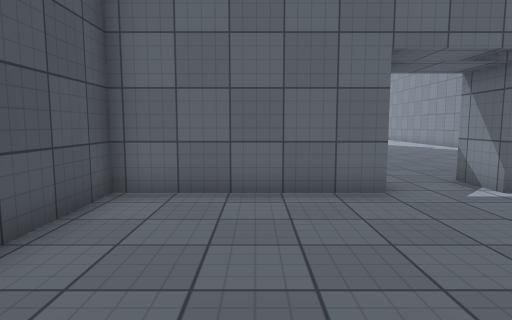
View 1 (above)

21 first-person views from a walk through a scene from a Unity 3-D project. The camera is 1.3 m above the floor, tilts 6° down and sees 75° across. The floor is counted in squares, 1 m on a side. Each view is taken from the middle of a square. On the plan, view 1 faces up. The plan holds only what a view shows up to about 14 squares ahead; the rest is blank. The place goes on beyond the plan. Surface patterns are stand-ins for the level's own textures.

View 2
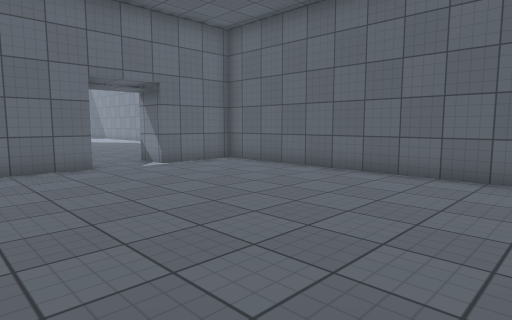

View 3
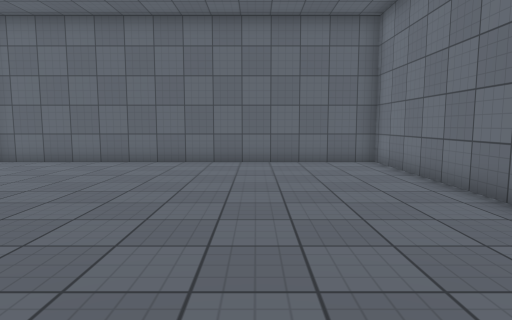

View 4
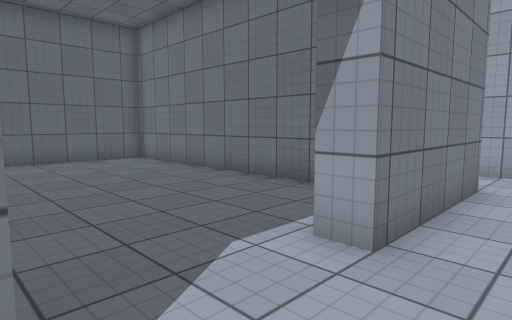

View 5
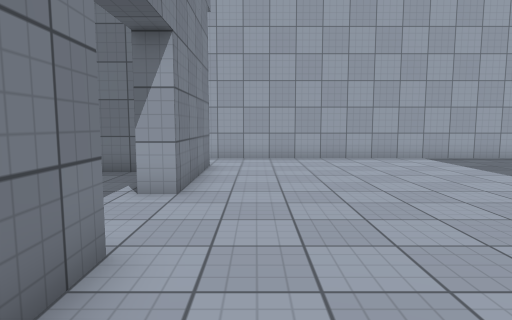

View 6
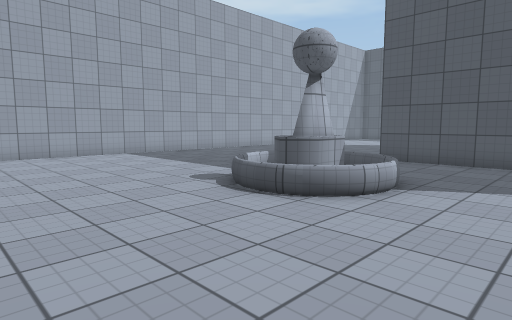

View 7
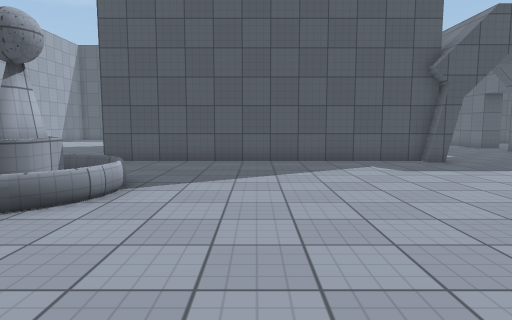

View 8
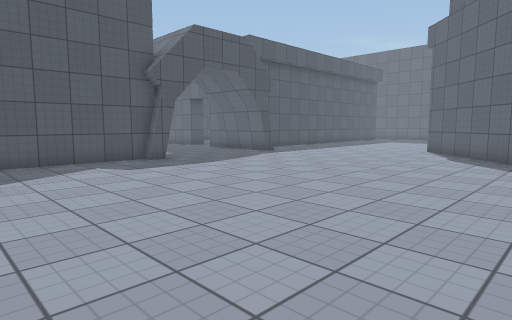

View 9
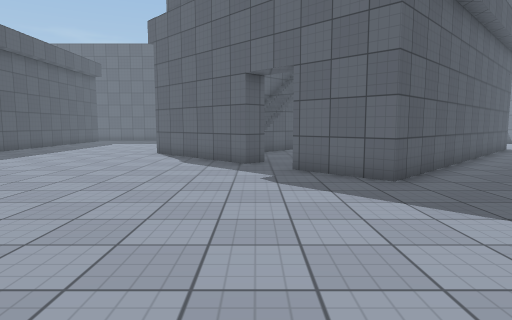

View 10
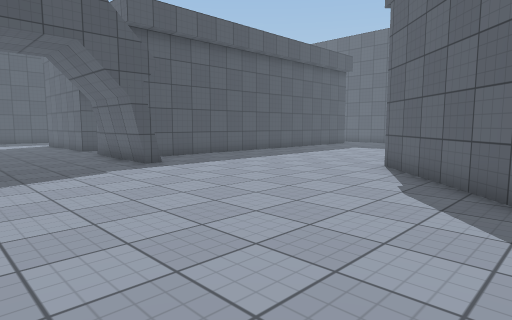

View 11
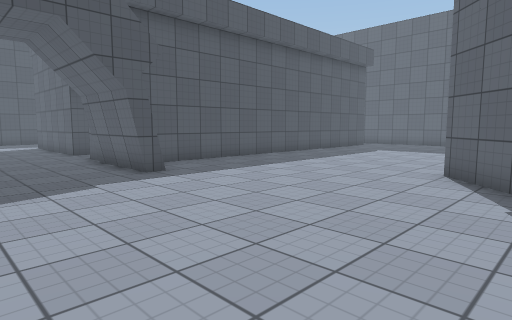

View 12
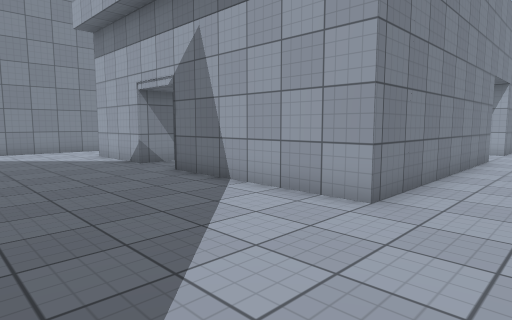

View 13
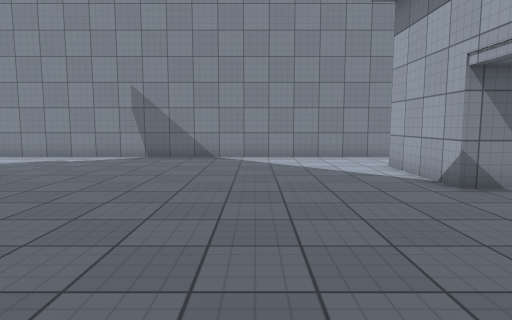

View 14
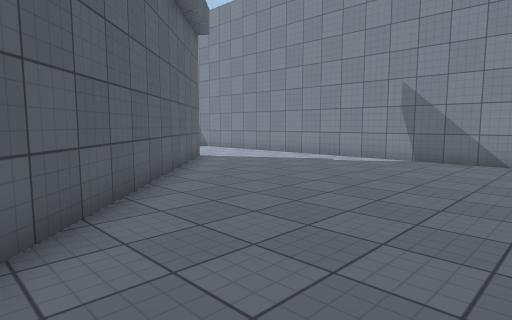

View 15
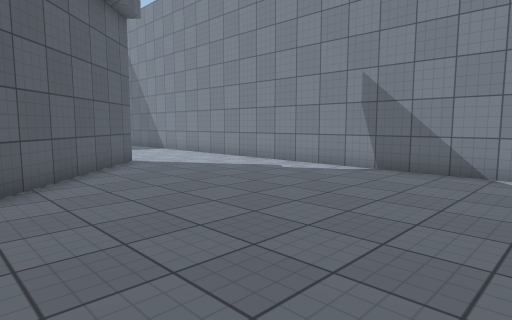

View 16
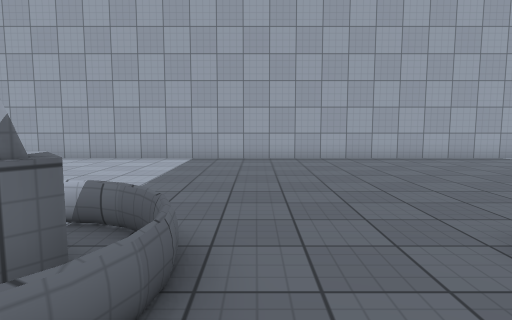

View 17
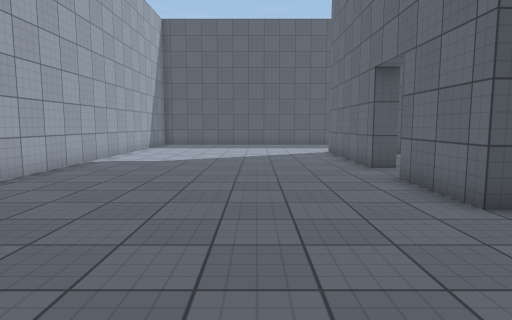

View 18
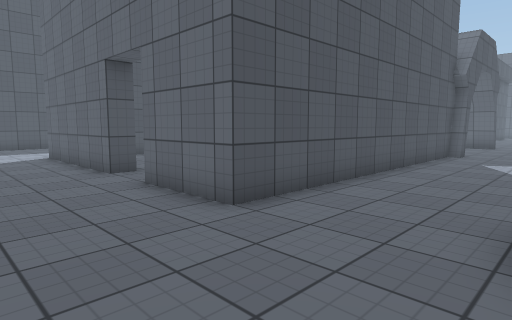

View 19
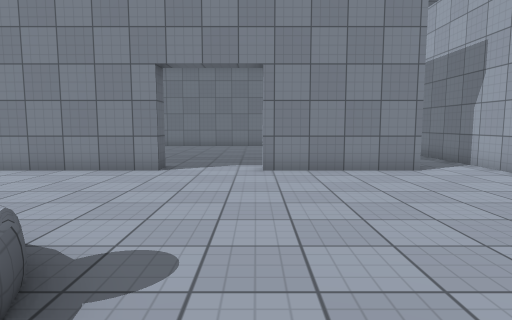

View 20
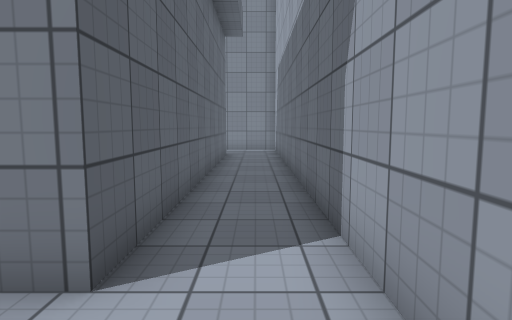

View 21
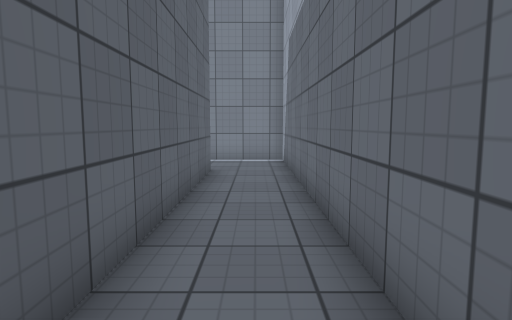

### Floor plan
Key: @ floor where view 1 was taken; # wall or solid block; . floor; H house; F fountain.
Columns run from 26 left of view 1 to 12 right of it. Each row starts with its distance up from view 1.
 24           ......                 H...
 23        H .......                HH....
 22        H........H              HH.....#
 21        H........HH            HH......#
 20        H.........H           HH.......#
 19        H..........H ..      HH........#
 18        H...........HH.     HH.........#
 17   H..H H #..........H.    HH..........#
 16   ....####...........H   HH...........#
 15  .....................H HH............#
 14  ......................HH.............#
 13    ...................................#
 12        ...............................#
 11          #............................#
 10          #............................#
  9          H............................#
  8          H.............######..####...#
  7          H.............######..###  ..#
  6          H.............H#####..###H
  5          H.......... ..H..........H
  4          H.......... ..H..........H
  3          H.......... ..H..........H
  2          H.............H..........H
  1          H....FFF......H  ........H
  0   ..     H...FFFF......H .@.......H
 -1 HHHHH.HHHH...FFFF......H..........H
 -2 .............FFFF.................H
 -3 ..................................H
 -4 .......................H..........H
 -5 .......................H..........H
 -6 .......................H..........H
 -7 .......................HHHHHHHHHHHH
 -8 .......................H              #
 -9 .......................HHHHHHHHHHHH...#
-10 ......................................#
-11 #######################################

Positions as (right, up) in squares from view 1, and headings:
1: (0, 0), facing up
2: (-1, -4), facing up-right
3: (-4, -3), facing right
4: (-5, -1), facing down-right
5: (-5, 2), facing down
6: (-5, 4), facing down-left
7: (-5, 4), facing left
8: (-5, 4), facing up-left
9: (-6, 6), facing up
10: (-6, 11), facing up-left
11: (-8, 12), facing up-left
12: (-6, 13), facing down-right
13: (-2, 12), facing right
14: (-1, 12), facing up-right
15: (2, 12), facing up-right
16: (-14, 2), facing down
17: (-12, -5), facing left
18: (-13, -5), facing up-left
19: (-13, -4), facing right
20: (-6, -10), facing right
21: (-1, -10), facing right
